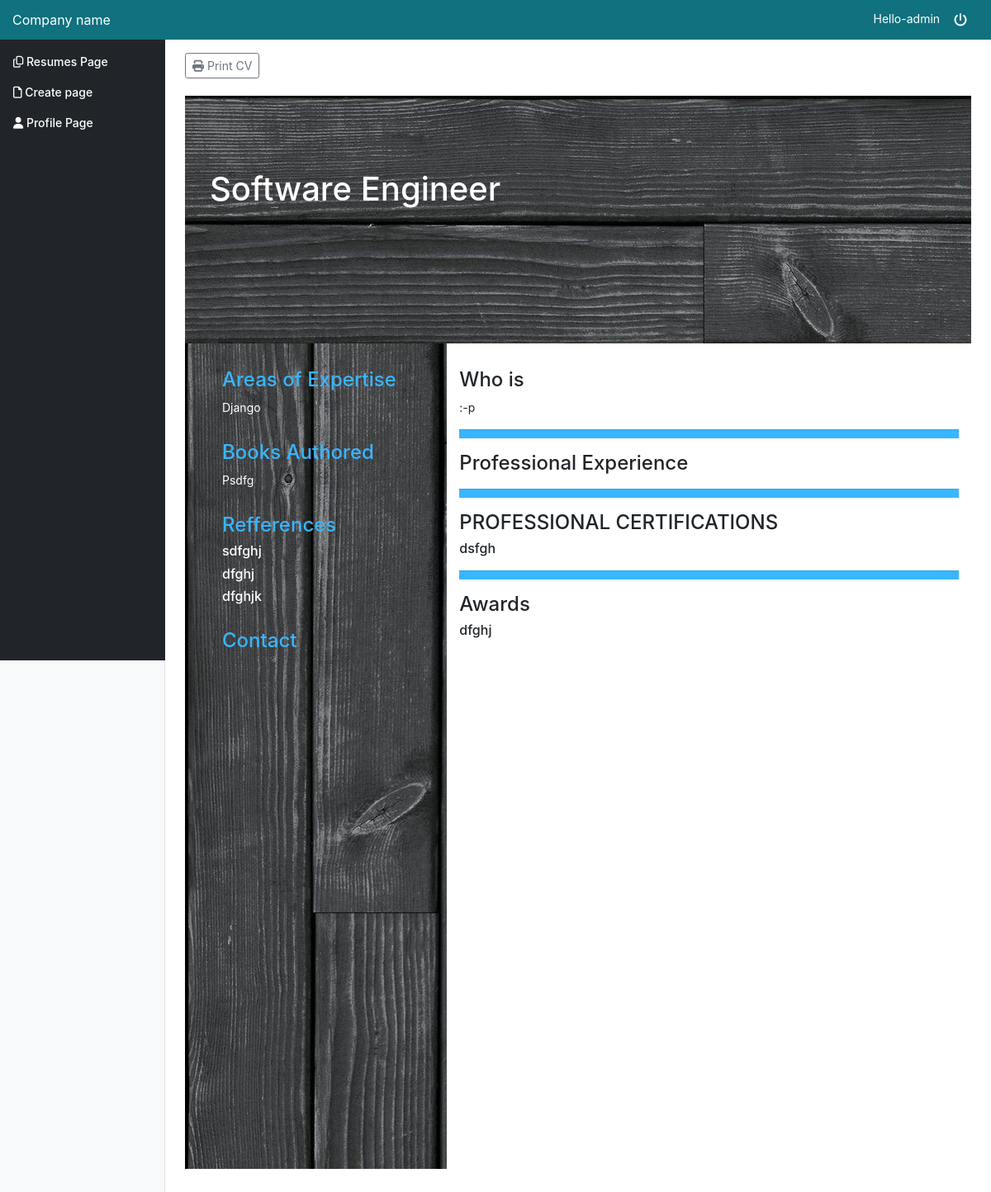
/dashboard/generateblackcv/37 (signed in), run on the app's committed database.
### dashboard/models.py (models this page shows)
class ProfileProfessioncv2(models.Model):
    procv2 = models.TextField(blank=True, max_length=300)

class ProfileAreaofexpertisecv2(models.Model):
    areaofexpertisecv2 = models.TextField(blank=True, max_length=300)

class ProfileBooksAuthoredcv2(models.Model):
    bookscv2 = models.TextField(blank=True, max_length=300)

class ProfileReferencescv2(models.Model):
    refcv2 = models.TextField(blank=True, max_length=300)
    orgcv2 = models.TextField(blank=True, max_length=300)
    emailcv2 = models.TextField(blank=True, max_length=300)

class ProfileIntroductioncv2(models.Model):
    introcv2 = models.TextField(blank=True, max_length=300)

class ProfileCertificatecv2(models.Model):
    certcv2 = models.TextField(blank=True, max_length=300)

class ProfileAwardscv2(models.Model):
    awcv2 = models.TextField(blank=True, max_length=300)

### dashboard/views.py (the view)
# urls.py: path('generateblackcv/<id>', views.generateCV2, name='generateblackcv')
def generateCV2(request, id):
    uid = request.user.id
    detail = Profile.objects.filter(user=request.user).first()
    cv2 = CV2.objects.get(id=id, user=request.user)
    print(cv2)
    return render(request, 'dashboard/cvblack.html', {'detail': detail, 'id': uid, 'cv': cv2})

### dashboard/templates/dashboard/cvblack.html (shortened to what this page needs)
{% extends 'basetemplate.html' %}
{% load static %}
{%block content  %}
    <main role="main" class="col-md-9 ml-sm-auto col-lg-10 pt-3 px-4">
        <a  href="{% url 'dashboard:printblackcv' cv.id %}"  target="_blank" class="btn btn-sm btn-outline-secondary"><i class="fas fa-print"></i> Print CV</a>
        <div><br></div>
        <div class="container-fluid" style="height: 100%">
            <div class="row" style="background-color: black; color: white ; padding-top: 20px ; height: 300px ; background-image: url({% static 'woodhr.jpg' %})">
                <div style="margin-left: 30px; margin-bottom: 30px; margin-top: 40px">
                    <h1>{{ detail.name }}</h1> <br>
                    {% for pro in cv.professsioncv2.all %}
                        <h1>{{ pro.procv2 }}</h1>
                    {% endfor %}
                </div>
            </div>
            <div class="row">
                <div class="col-4" style="color: white; padding-top: 30px;min-height: 1000px; background-image: url({% static 'wood.jpg' %});">
                    <div style="margin-left: 30px; margin-bottom: 30px">
                        <h4 style="color:  #38b6ff"> Areas of Expertise </h4>
                        {% for aox in cv.area_of_expertisecv2.all %}
                            <p>{{ aox.areaofexpertisecv2 }}</p>
                        {% endfor %}
                    </div>
                    <div style="margin-left: 30px; margin-bottom: 30px">
                        <h4 style="color:  #38b6ff"> Books Authored </h4>
                        {% for boa in cv.books_authored.all %}
                            <p>{{ boa.bookscv2 }}</p>
                        {% endfor %}
                    </div>
                    <div style="margin-left: 30px; margin-bottom: 30px">
                        <h4 style="color:  #38b6ff"> Refferences </h4>
                        {% for ref in cv.referencescv2.all %}
                            <h6>{{ ref.refcv2 }}</h6>
                            <h6>{{ref.orgcv2 }}</h6>
                            <h6>{{ref.emailcv2 }}</h6>
                        {% endfor %}
                    </div>
                    <div style="margin-left: 30px; margin-bottom: 30px">
                        <h4 style="color:  #38b6ff"> Contact </h4>
                    </div>
                </div>
                <div class="col-8" style="padding-top: 30px">
                    <div>
                        <h4>Who is {{ detail.name }}</h4>
                        {% for intro in cv.introductioncv2.all %}
                            <p>{{ intro.introcv2 }}</p>
                        {% endfor %}
                    </div>
                    <hr  style="background-color: #38b6ff; height: 10px">
                    <div>
                        <h4>Professional Experience </h4>
                    </div>
                    <hr  style="background-color: #38b6ff; height: 10px">
                    <div>
                        <h4>PROFESSIONAL CERTIFICATIONS</h4>
                        {% for cer in cv.certificatecv2.all %}
                        <h6>{{ cer.certcv2 }} </h6>
                        {% endfor %}
                    </div>
                    <hr  style="background-color: #38b6ff; height: 10px">
                    <div>
                        <h4>Awards</h4>
                        {% for awd in cv.awardscv2.all %}
                        <h6>{{ awd.awcv2 }}</h6>
                        {% endfor %}
                    </div>
                </div>
            </div>
        </div>
    </main>
{% endblock %}

### templates/basetemplate.html (shortened to what this page needs)
{% load static %}
<!doctype html>
<html lang="en">
<head>
    <link href="{% static 'bootstrap.css' %}" rel="stylesheet">
    <link href="{% static 'dashboard.css' %}" rel="stylesheet">
    <link rel="stylesheet" href="https://ajax.googleapis.com/ajax/libs/jqueryui/1.12.1/themes/smoothness/jquery-ui.css">
</head>
<body>
<nav class="navbar navbar-dark sticky-top flex-md-nowrap p-0" style="background-color: #10717F" >
    <a class="navbar-brand col-sm-3 col-md-2 mr-0" href="">Company name</a>
    <ul class="navbar-nav px-3">
        <li class="nav-item text-nowrap">
            <form class="logout-link" action="{% url 'accounts:logout' %}" method="post">
                <span class="hello-msg" style="color: white"> Hello-{{ request.user }}</span>
                <button class="btn" style="background-color: #10717F" type="submit" > <i style="color: white;" class="fas fa-power-off"></i></button>
            </form>
        </li>
    </ul>
</nav>
<div class="container-fluid">
    <div class="row">
        <nav class="col-md-2 d-none d-md-block bg-light sidebar">
            <div class="sidebar-sticky">
                <ul class="nav flex-column">
                                        <li class="nav-item">
                        <a class="nav-link " href="{% url 'pages:createpage' %}">
                            <span ><i class="far fa-copy"></i></span> Resumes Page <span class="sr-only">(current)</span>
                        </a>
                    </li>
                    <li class="nav-item">
                        <a class="nav-link " href="{% url 'dashboard:selectcv' %}">
                            <span ><i class="far fa-file"></i></span> Create page <span class="sr-only">(current)</span>
                        </a>
                    </li>
                    <li class="nav-item">
                        <a class="nav-link " href="{% url 'dashboard:profile_form'  %}">
                            <span ><i class="fas fa-user"></i></span> Profile Page <span class="sr-only">(current)</span>
                        </a>
                    </li>
                </ul>
            </div>
        </nav>
        {% block content %}
        {% endblock %}
    </div>
</div>
</body>
</html>

### assets/dashboard.css (style rules this page uses)
body { font-size: .875rem; }
.sidebar { position: fixed; top: 0; bottom: 0; left: 0; z-index: 100; padding: 0; box-shadow: inset -1px 0 0 rgba(0, 0, 0, .1); }
.sidebar-sticky { position: -webkit-sticky; position: sticky; top: 48px; height: calc(100vh - 48px); padding-top: .5rem; overflow-x: hidden; overflow-y: auto; background-color: #212529; }
.sidebar .nav-link { font-weight: 500; color: white; }
.navbar-brand { padding-top: .75rem; padding-bottom: .75rem; font-size: 1rem; }

### data on the page
ProfileProfessioncv2: procv2 "Software Engineer"
ProfileAreaofexpertisecv2: areaofexpertisecv2 "Django"
ProfileBooksAuthoredcv2: bookscv2 "Psdfg"
ProfileReferencescv2: refcv2 "sdfghj", orgcv2 "dfghj", emailcv2 "dfghjk"
ProfileIntroductioncv2: introcv2 ":-p"
ProfileCertificatecv2: certcv2 "dsfgh"
ProfileAwardscv2: awcv2 "dfghj"

### other printed values
{{ request.user }} "admin"
